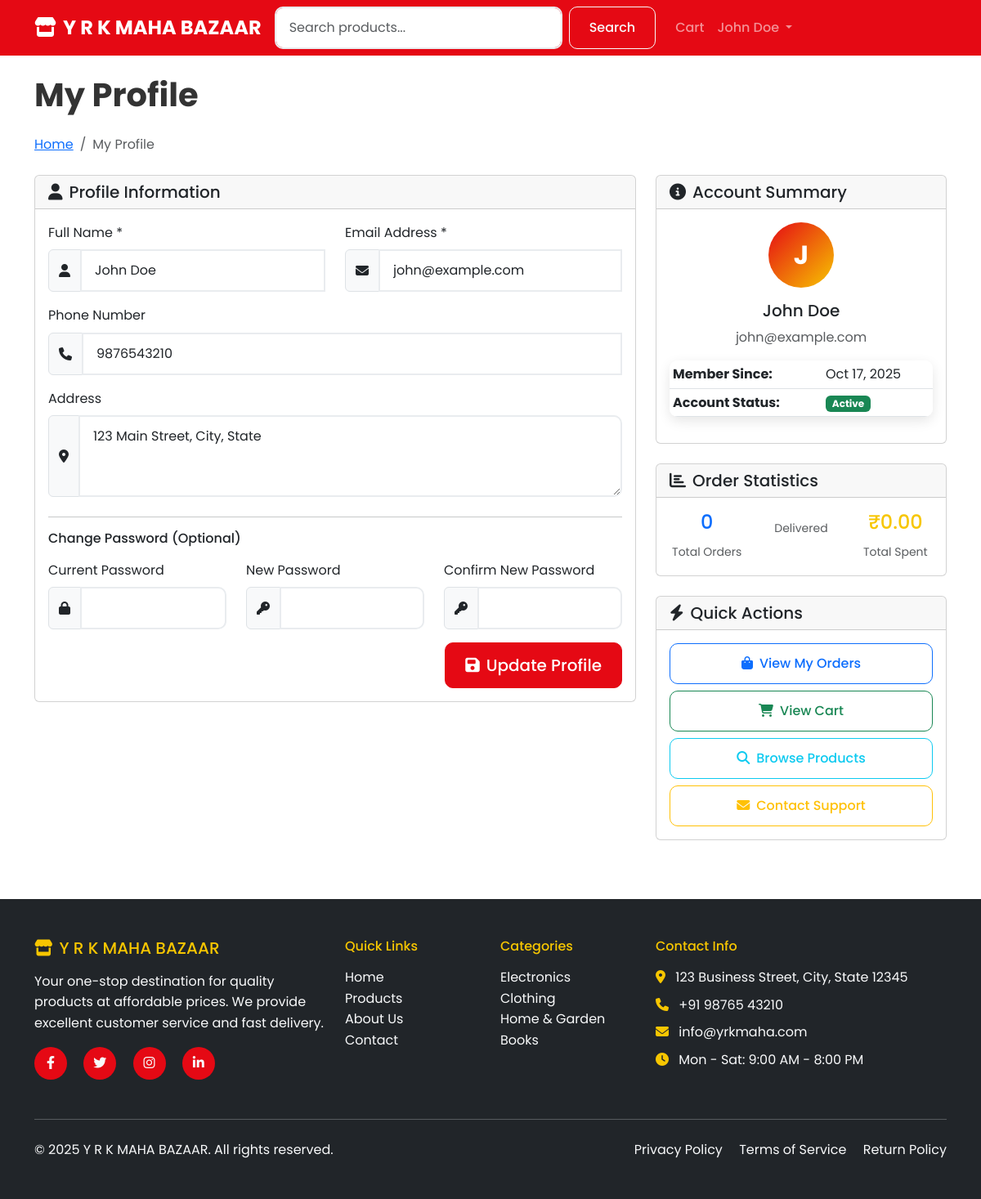
The app's page /profile.php (signed in) with its own data.
### tables this page shows
CREATE TABLE users (
    user_id INT AUTO_INCREMENT PRIMARY KEY,
    name VARCHAR(100) NOT NULL,
    email VARCHAR(100) UNIQUE NOT NULL,
    password VARCHAR(255) NOT NULL,
    phone VARCHAR(15),
    address TEXT,
    created_at TIMESTAMP DEFAULT CURRENT_TIMESTAMP,
    is_active BOOLEAN DEFAULT TRUE
);

### includes/functions.php (called while the page is built, shortened)
<?php
function isLoggedIn() {
    return isset($_SESSION['user_id']);
}
function formatPrice($price) {
    return '₹' . number_format($price, 2);
}
function getUserInfo($user_id) {
    global $conn;
    $query = "SELECT * FROM users WHERE user_id = ?";
    $stmt = $conn->prepare($query);
    $stmt->bind_param("i", $user_id);
    $stmt->execute();
    $result = $stmt->get_result();
    return $result->fetch_assoc();
}
?>

### profile.php (the view, shortened to what this page needs)
<?php
include 'includes/header.php';
$user_id = $_SESSION['user_id'];
$user_info = getUserInfo($user_id);
?>
<div class="container py-4">
    <div class="row">
        <div class="col-12">
            <h1 class="display-6 fw-bold mb-4">My Profile</h1>
            <nav aria-label="breadcrumb" class="mb-4">
                <ol class="breadcrumb">
                    <li class="breadcrumb-item"><a href="index.php">Home</a></li>
                    <li class="breadcrumb-item active">My Profile</li>
                </ol>
            </nav>
        </div>
    </div>
    <div class="row">
        <div class="col-lg-8">
            <div class="card">
                <div class="card-header">
                    <h5 class="mb-0"><i class="fas fa-user me-2"></i>Profile Information</h5>
                </div>
                <div class="card-body">
                    <form method="POST" class="needs-validation" novalidate>
                        <div class="row">
                            <div class="col-md-6 mb-3">
                                <label for="name" class="form-label">Full Name *</label>
                                <div class="input-group">
                                    <span class="input-group-text"><i class="fas fa-user"></i></span>
                                    <input type="text" class="form-control" id="name" name="name"
                                           value="<?php echo htmlspecialchars($user_info['name']); ?>"
                                           required>
                                </div>
                            </div>
                            <div class="col-md-6 mb-3">
                                <label for="email" class="form-label">Email Address *</label>
                                <div class="input-group">
                                    <span class="input-group-text"><i class="fas fa-envelope"></i></span>
                                    <input type="email" class="form-control" id="email" name="email"
                                           value="<?php echo htmlspecialchars($user_info['email']); ?>"
                                           required>
                                </div>
                            </div>
                        </div>
                        <div class="mb-3">
                            <label for="phone" class="form-label">Phone Number</label>
                            <div class="input-group">
                                <span class="input-group-text"><i class="fas fa-phone"></i></span>
                                <input type="tel" class="form-control" id="phone" name="phone"
                                       value="<?php echo htmlspecialchars($user_info['phone']); ?>"
                                       pattern="[0-9]{10}">
                            </div>
                        </div>
                        <div class="mb-4">
                            <label for="address" class="form-label">Address</label>
                            <div class="input-group">
                                <span class="input-group-text"><i class="fas fa-map-marker-alt"></i></span>
                                <textarea class="form-control" id="address" name="address" rows="3"><?php echo htmlspecialchars($user_info['address']); ?></textarea>
                            </div>
                        </div>
                        <hr>
                        <h6 class="mb-3">Change Password (Optional)</h6>
                        <div class="row">
                            <div class="col-md-4 mb-3">
                                <label for="current_password" class="form-label">Current Password</label>
                                <div class="input-group">
                                    <span class="input-group-text"><i class="fas fa-lock"></i></span>
                                    <input type="password" class="form-control" id="current_password" name="current_password">
                                </div>
                            </div>
                            <div class="col-md-4 mb-3">
                                <label for="new_password" class="form-label">New Password</label>
                                <div class="input-group">
                                    <span class="input-group-text"><i class="fas fa-key"></i></span>
                                    <input type="password" class="form-control" id="new_password" name="new_password"
                                           minlength="6">
                                </div>
                            </div>
                            <div class="col-md-4 mb-3">
                                <label for="confirm_password" class="form-label">Confirm New Password</label>
                                <div class="input-group">
                                    <span class="input-group-text"><i class="fas fa-key"></i></span>
                                    <input type="password" class="form-control" id="confirm_password" name="confirm_password"
                                           minlength="6">
                                </div>
                            </div>
                        </div>
                        <div class="d-grid gap-2 d-md-flex justify-content-md-end">
                            <button type="submit" class="btn btn-primary btn-lg">
                                <i class="fas fa-save me-2"></i>Update Profile
                            </button>
                        </div>
                    </form>
                </div>
            </div>
        </div>
        <div class="col-lg-4">
            <div class="card mb-4">
                <div class="card-header">
                    <h5 class="mb-0"><i class="fas fa-info-circle me-2"></i>Account Summary</h5>
                </div>
                <div class="card-body">
                    <div class="text-center mb-3">
                        <div class="avatar-circle mx-auto mb-3" style="width: 80px; height: 80px; font-size: 2rem;">
                            <?php echo strtoupper(substr($user_info['name'], 0, 1)); ?>
                        </div>
                        <h5><?php echo htmlspecialchars($user_info['name']); ?></h5>
                        <p class="text-muted"><?php echo htmlspecialchars($user_info['email']); ?></p>
                    </div>
                    <table class="table table-sm">
                        <tr>
                            <td><strong>Member Since:</strong></td>
                            <td><?php echo date('M d, Y', strtotime($user_info['created_at'])); ?></td>
                        </tr>
                        <tr>
                            <td><strong>Account Status:</strong></td>
                            <td>
                                <span class="badge bg-<?php echo $user_info['is_active'] ? 'success' : 'danger'; ?>">
                                    <?php echo $user_info['is_active'] ? 'Active' : 'Inactive'; ?>
                                </span>
                            </td>
                        </tr>
                    </table>
                </div>
            </div>
            <div class="card mb-4">
                <div class="card-header">
                    <h5 class="mb-0"><i class="fas fa-chart-bar me-2"></i>Order Statistics</h5>
                </div>
                <div class="card-body">
                    <?php
                    $stats_query = "SELECT
                                    COUNT(*) as total_orders,
                                    SUM(CASE WHEN status = 'Delivered' THEN 1 ELSE 0 END) as delivered_orders,
                                    SUM(CASE WHEN status != 'Cancelled' THEN total_price ELSE 0 END) as total_spent
                                    FROM orders
                                    WHERE user_id = ?";
                    $stats_stmt = $conn->prepare($stats_query);
                    $stats_stmt->bind_param("i", $user_id);
                    $stats_stmt->execute();
                    $stats = $stats_stmt->get_result()->fetch_assoc();
                    ?>
                    <div class="row text-center">
                        <div class="col-4">
                            <h4 class="text-primary"><?php echo $stats['total_orders']; ?></h4>
                            <small class="text-muted">Total Orders</small>
                        </div>
                        <div class="col-4">
                            <small class="text-muted">Delivered</small>
                        </div>
                        <div class="col-4">
                            <h4 class="text-warning"><?php echo formatPrice($stats['total_spent']); ?></h4>
                            <small class="text-muted">Total Spent</small>
                        </div>
                    </div>
                </div>
            </div>
            <div class="card">
                <div class="card-header">
                    <h5 class="mb-0"><i class="fas fa-bolt me-2"></i>Quick Actions</h5>
                </div>
                <div class="card-body">
                    <div class="d-grid gap-2">
                        <a href="orders.php" class="btn btn-outline-primary">
                            <i class="fas fa-shopping-bag me-2"></i>View My Orders
                        </a>
                        <a href="cart/cart.php" class="btn btn-outline-success">
                            <i class="fas fa-shopping-cart me-2"></i>View Cart
                        </a>
                        <a href="products/product-list.php" class="btn btn-outline-info">
                            <i class="fas fa-search me-2"></i>Browse Products
                        </a>
                        <a href="contact.php" class="btn btn-outline-warning">
                            <i class="fas fa-envelope me-2"></i>Contact Support
                        </a>
                    </div>
                </div>
            </div>
        </div>
    </div>
</div>
<?php include 'includes/footer.php'; ?>

### includes/header.php (shortened to what this page needs)
<?php
if (!function_exists('startSession')) {
    require_once __DIR__ . '/db_connect.php';
    require_once __DIR__ . '/functions.php';
}
?>
<!DOCTYPE html>
<html lang="en">
<head>
    <link href="https://cdn.jsdelivr.net/npm/bootstrap@5.3.0/dist/css/bootstrap.min.css" rel="stylesheet">
    <link rel="stylesheet" href="https://cdnjs.cloudflare.com/ajax/libs/font-awesome/6.4.0/css/all.min.css">
    <link rel="stylesheet" href="assets/css/style.css">
</head>
<body>
    <nav class="navbar navbar-expand-lg navbar-dark bg-primary sticky-top">
        <div class="container">
            <a class="navbar-brand fw-bold" href="index.php">
                <i class="fas fa-store me-2"></i>Y R K MAHA BAZAAR
            </a>
            <div class="collapse navbar-collapse" id="navbarNav">
                <form class="d-flex me-3" method="GET" action="products/product-list.php">
                    <input class="form-control me-2" type="search" name="search" placeholder="Search products..."
                           value="<?php echo isset($_GET['search']) ? htmlspecialchars($_GET['search']) : ''; ?>">
                    <button class="btn btn-outline-light" type="submit">
                        Search
                    </button>
                </form>
                <ul class="navbar-nav">
                    <?php if (isLoggedIn()): ?>
                        <li class="nav-item">
                            <a class="nav-link position-relative" href="cart/cart.php">
                                Cart
                            </a>
                        </li>
                        <li class="nav-item dropdown">
                            <a class="nav-link dropdown-toggle" href="#" id="navbarDropdown" role="button" data-bs-toggle="dropdown">
                                <?php
                                $user_info = getUserInfo($_SESSION['user_id']);
                                echo htmlspecialchars($user_info['name']);
                                ?>
                            </a>
                        </li>
                    <?php endif; ?>
                </ul>
            </div>
        </div>
    </nav>

### records on screen
users: name "John Doe", email "john@example.com", phone "9876543210", address "123 Main Street, City, State", name "J", created_at "Oct 17, 2025"

### other values on screen
$stats['total_orders'] "0"
formatPrice($stats['total_spent']) "₹0.00"
